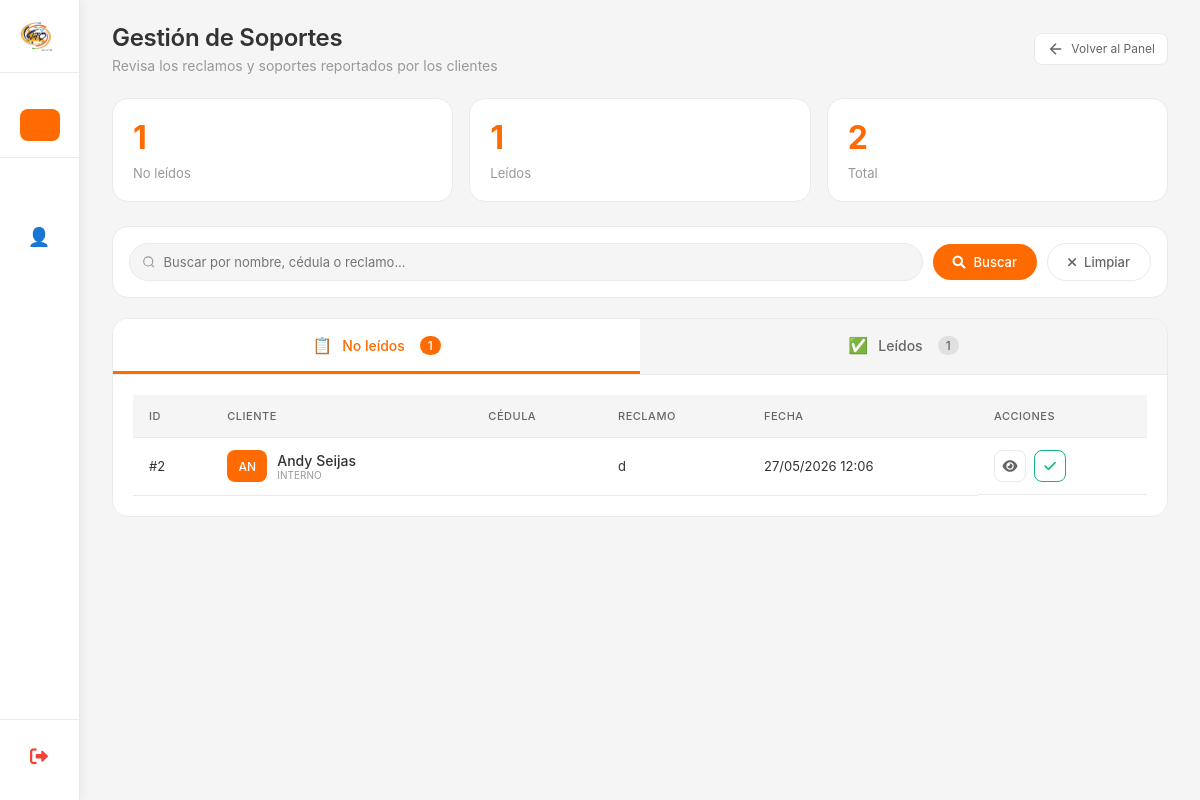
Page /gestion-soportes/cliente/ on the committed database.
### myapp/models.py (models this page shows, shortened)
class SoporteCliente(models.Model):
    class EstadoSoporte(models.TextChoices):
        NO_LEIDO = 'NO_LEIDO', 'No leído'
        LEIDO = 'LEIDO', 'Leído'
    contrato = models.ForeignKey(
        'ContratoCliente',
        on_delete=models.CASCADE,
        null=True,
        blank=True,
        related_name='soportes_cliente',
        verbose_name="Contrato del cliente"
    )
    cliente_externo = models.ForeignKey(
        'ClienteExterno',
        on_delete=models.CASCADE,
        null=True,
        blank=True,
        related_name='soportes_cliente',
        verbose_name="Cliente externo"
    )
    tipo_cliente = models.CharField(
        max_length=10,
        choices=[('INTERNO', 'Cliente con contrato'), ('EXTERNO', 'Cliente externo')],
        verbose_name="Tipo de cliente"
    )
    reclamo = models.TextField(
        max_length=1000,
        verbose_name="Reclamo"
    )
    observacion = models.TextField(
        max_length=500,
        blank=True,
        null=True,
        verbose_name="Observaciones"
    )
    foto = models.ImageField(
        upload_to='soportes_clientes/%Y/%m/',
        blank=True,
        null=True,
        verbose_name="Foto"
    )
    estado = models.CharField(
        max_length=20,
        choices=EstadoSoporte.choices,
        default=EstadoSoporte.NO_LEIDO,
        verbose_name="Estado",
        db_index=True
    )
    fecha_leido = models.DateTimeField(
        null=True,
        blank=True,
        verbose_name="Fecha de lectura",
        help_text="Fecha y hora en que el soporte fue leído por primera vez por el personal"
    )
    fecha_creacion = models.DateTimeField(auto_now_add=True)
    creado_por = models.ForeignKey(
        User,
        on_delete=models.SET_NULL,
        null=True,
        blank=True,
        related_name='soportes_cliente_creados',
        verbose_name="Creado por"
    )
    class Meta:
        verbose_name = "Soporte a Cliente"
        verbose_name_plural = "Soportes a Clientes"
        ordering = ['-fecha_creacion']
        indexes = [
            models.Index(fields=['estado']),
            models.Index(fields=['fecha_leido']),
            models.Index(fields=['fecha_creacion']),
        ]
    @property
    def nombre_cliente(self):
        if self.contrato:
            return self.contrato.nombre_completo
        elif self.cliente_externo:
            return self.cliente_externo.nombre_completo
        return "N/A"

class ContratoCliente(models.Model):
    class SimplePlusChoices(models.TextChoices):
        SI = 'SI', 'Sí'
        NO = 'NO', 'No'
    class EstadoContrato(models.TextChoices):
        EN_PROCESO = 'EN_PROCESO', 'En Proceso'
        COMPLETADO = 'COMPLETADO', 'Completado'
        NO_COMPLETADO = 'NO_COMPLETADO', 'No Completado'
        RENUNCIADO = 'RENUNCIADO', 'Renunciado'
    cliente_potencial = models.ForeignKey('ClientePotencial',on_delete=models.CASCADE,related_name='contratos',verbose_name="Cliente Potencial")
    otro_telefono = models.CharField(max_length=20,verbose_name="Otro Teléfono",blank=True,null=True,help_text="Teléfono adicional de contacto")
    correo_electronico = models.EmailField(verbose_name="Correo Electrónico",max_length=254,unique=True)
    direccion_detallada = models.TextField(max_length=500,verbose_name="Dirección Detallada",help_text="Calle, avenida, urbanización, casa/edificio, piso, apartamento")
    fecha_nacimiento = models.DateField(verbose_name="Fecha de Nacimiento")
    plan_contratado = models.ForeignKey(Plan,on_delete=models.PROTECT,related_name='contratos',verbose_name="Plan a Contratar")
    simple_plus = models.CharField(max_length=2,choices=SimplePlusChoices.choices,default=SimplePlusChoices.NO,verbose_name="Simple Plus",help_text="¿El cliente tiene Simple Plus?")
    modalidad_equipo = models.ForeignKey(ModalidadEquipo,on_delete=models.PROTECT,related_name='contratos',verbose_name="Modalidad del Equipo")
    punto_referencia = models.CharField(max_length=255,verbose_name="Punto de Referencia",help_text="Referencia para encontrar la ubicación")
    tipo_vivienda = models.ForeignKey(TipoVivienda,on_delete=models.PROTECT,related_name='contratos',verbose_name="Tipo de Vivienda")
    numero_casa = models.CharField(max_length=50,verbose_name="Número de Casa/Edificio",help_text="Número de la casa, edificio, apartamento")
    latitud = models.FloatField(verbose_name="Latitud",blank=True, null=True,help_text="Coordenada de la ubicación del cliente")
    longitud = models.FloatField(verbose_name="Longitud",blank=True, null=True, help_text="Coordenada de la ubicación del cliente")
    cashea = models.BooleanField(
        default=False,
        verbose_name="Cashea o pago de modem completo"
    )
    numero_pago_movil = models.CharField(blank=True, null=True,max_length=20,verbose_name="Número de Pago Móvil",help_text="Número de teléfono donde se realizó el pago")
    foto_pago = models.ImageField(blank=True, null=True,upload_to='pagos/',verbose_name="Foto del Pago",help_text="Captura de pantalla o foto del comprobante de pago")
    red = models.ForeignKey(Red,on_delete=models.PROTECT,related_name='contratos',verbose_name="Red")
    ods = models.CharField(max_length=50,verbose_name="ODS",blank=True,null=True,help_text="Orden de Servicio (solo administrador)")
    customer_id = models.CharField(max_length=50,verbose_name="Customer ID",blank=True,null=True,help_text="ID del cliente en el sistema (solo administrador)")
    atr = models.CharField(default="*VTC Conexiones",max_length=50,verbose_name="ATR",blank=True,null=True,help_text="ATR")
    estado = models.CharField(max_length=15,choices=EstadoContrato.choices,default=EstadoContrato.EN_PROCESO,verbose_name="Estado del Contrato")
    creado_por = models.ForeignKey(User,on_delete=models.SET_NULL,null=True,blank=True,related_name='contratos_creados',verbose_name="Creado por")
    fecha_creacion = models.DateTimeField(
        verbose_name="Fecha de creación",
    )
    fecha_actualizacion = models.DateTimeField(
        auto_now=True,
        verbose_name="Última actualización"
    )
    fecha_completado = models.DateTimeField(
        null=True,
        blank=True,
        verbose_name="Fecha de completado",
        help_text="Fecha y hora en que el contrato cambió a COMPLETADO por primera vez"
    )
    class Meta:
        verbose_name = "Contrato de Cliente"
        verbose_name_plural = "Contratos de Clientes"
        ordering = ['-fecha_creacion']
        indexes = [
            models.Index(fields=['estado']),
            models.Index(fields=['fecha_creacion']),
            models.Index(fields=['correo_electronico']),
        ]
    @property
    def nombre_completo(self):
        return self.cliente_potencial.nombre_completo

class ClientePotencial(models.Model):
    class InteresadoChoices(models.TextChoices):
        SI = 'SI', 'Sí'
        TAL_VEZ = 'TAL_VEZ', 'Tal vez'
        NO = 'NO', 'No'
    cedula = models.CharField(max_length=15,verbose_name="Cédula de Identidad",unique=True,  help_text="Ej: V-12345678, E-87654321",db_index=True)
    nombre = models.CharField(max_length=100,verbose_name="Nombre")
    apellido = models.CharField(max_length=100,verbose_name="Apellido")
    direccion = models.TextField(max_length=255,verbose_name="Dirección",blank=True,null=True)
    telefono = models.CharField(max_length=20, verbose_name="Teléfono",help_text="Ej: +58 412-1234567")
    posee_internet = models.BooleanField(default=False,verbose_name="¿Posee internet?", help_text="Marcar si ya tiene servicio de internet")
    interesado = models.CharField(max_length=10,choices=InteresadoChoices.choices,default=InteresadoChoices.TAL_VEZ,verbose_name="Nivel de interés")
    observacion = models.TextField(max_length=500,verbose_name="Observaciones",blank=True,null=True,help_text="Notas adicionales sobre el cliente")
    fecha_registro = models.DateField( default=datetime.date.today, verbose_name="Fecha de registro",help_text="Fecha en que se registró el cliente")
    creado_por = models.ForeignKey(User,on_delete=models.SET_NULL,  null=True,blank=True,related_name='clientes_potenciales_creados', verbose_name="Creado por",help_text="Usuario que registró este cliente")
    fecha_creacion = models.DateTimeField(auto_now_add=True,verbose_name="Fecha de creación en sistema")
    fecha_actualizacion = models.DateTimeField(auto_now=True,verbose_name="Última actualización")
    class Meta:
        verbose_name = "Cliente Potencial"
        verbose_name_plural = "Clientes Potenciales"
        ordering = ['-fecha_creacion']  # Ordenar por más recientes primero
    @property
    def nombre_completo(self):
        return f"{self.nombre} {self.apellido}".strip()

### myapp/views_validacion_soporte.py (the view, shortened to what this page needs)
# urls.py: path('gestion-soportes/cliente/', gestion_soportes_cliente, name='gestion_soportes_cliente'),
def gestion_soportes_cliente(request):
    busqueda = request.GET.get('busqueda', '')
    tab_activa = request.GET.get('tab', 'no_leidos')
    page_no_leidos = request.GET.get('page_no_leidos', 1)
    page_leidos = request.GET.get('page_leidos', 1)
    soportes_no_leidos = SoporteCliente.objects.filter(
        estado='NO_LEIDO'
    ).select_related('contrato__cliente_potencial', 'cliente_externo').order_by('-fecha_creacion')
    soportes_leidos = SoporteCliente.objects.filter(
        estado='LEIDO'
    ).select_related('contrato__cliente_potencial', 'cliente_externo').order_by('-fecha_creacion')
    paginator_no_leidos = Paginator(soportes_no_leidos, 15)
    paginator_leidos = Paginator(soportes_leidos, 15)
    try:
        soportes_no_leidos_page = paginator_no_leidos.page(page_no_leidos)
    except (PageNotAnInteger, EmptyPage):
        soportes_no_leidos_page = paginator_no_leidos.page(1)
    try:
        soportes_leidos_page = paginator_leidos.page(page_leidos)
    except (PageNotAnInteger, EmptyPage):
        soportes_leidos_page = paginator_leidos.page(1)
    stats = {
        'no_leidos': SoporteCliente.objects.filter(estado='NO_LEIDO').count(),
        'leidos': SoporteCliente.objects.filter(estado='LEIDO').count(),
        'total': SoporteCliente.objects.all().count(),
    }
    context = {
        'soportes_no_leidos': soportes_no_leidos_page,
        'soportes_leidos': soportes_leidos_page,
        'stats': stats,
        'busqueda': busqueda,
        'tab_activa': tab_activa,
    }
    return render(request, 'Admin/validacion_soporte.html', context)

### myapp/context_processors.py (called while the page is built)
def zona_horaria_venezuela(request):
    timezone.activate(pytz.timezone('America/Caracas'))
    return {}

### myapp/templates/Admin/validacion_soporte.html (shortened to what this page needs)
{% extends 'Inicio_De_Sesion/base.html' %}
{% load static %}
{% block page_title %}Gestión de Soportes{% endblock %}
{% block page_subtitle %}Revisa los reclamos y soportes reportados por los clientes{% endblock %}
{% block header_actions %}
<a href="{% url 'panel_administrativo' %}" class="btn-secondary">
    <svg width="18" height="18" viewBox="0 0 24 24" fill="none" stroke="currentColor" stroke-width="2">
        <path d="M19 12H5M12 19l-7-7 7-7"/>
    </svg>
    Volver al Panel
</a>
{% endblock %}
{% block content %}
<div class="stats-grid">
    <div class="stat-card">
        <div class="stat-value">{{ stats.no_leidos }}</div>
        <div class="stat-label">No leídos</div>
    </div>
    <div class="stat-card">
        <div class="stat-value">{{ stats.leidos }}</div>
        <div class="stat-label">Leídos</div>
    </div>
    <div class="stat-card">
        <div class="stat-value">{{ stats.total }}</div>
        <div class="stat-label">Total</div>
    </div>
</div>
<div class="filters-container">
    <div class="filters-grid">
        <div class="search-box">
            <svg width="14" height="14" viewBox="0 0 24 24" fill="none" stroke="#999" stroke-width="2">
                <circle cx="11" cy="11" r="8"/>
                <path d="M21 21l-4.35-4.35"/>
            </svg>
            <input type="text" placeholder="Buscar por nombre, cédula o reclamo..."
                   id="searchInput" value="{{ busqueda }}">
        </div>
        <button class="btn-search" onclick="aplicarFiltros()">
            <i class="fas fa-search"></i> Buscar
        </button>
        <button class="btn-clear" onclick="limpiarFiltros()">
            <i class="fas fa-times"></i> Limpiar
        </button>
    </div>
</div>
<div class="tabs-container">
    <div class="tabs-header">
        <button class="tab-btn {% if tab_activa == 'no_leidos' or not tab_activa %}active{% endif %}" onclick="cambiarTab('no_leidos')">
            <span class="tab-icon">📋</span>
            No leídos
            <span class="tab-count">{{ stats.no_leidos }}</span>
        </button>
        <button class="tab-btn {% if tab_activa == 'leidos' %}active{% endif %}" onclick="cambiarTab('leidos')">
            <span class="tab-icon">✅</span>
            Leídos
            <span class="tab-count">{{ stats.leidos }}</span>
        </button>
    </div>
    <div id="tab-no_leidos" class="tab-content {% if tab_activa == 'no_leidos' or not tab_activa %}active{% endif %}">
        <div class="table-container">
            <table class="table">
                <thead>
                    <tr>
                        <th>ID</th>
                        <th>Cliente</th>
                        <th>Cédula</th>
                        <th>Reclamo</th>
                        <th>Fecha</th>
                        <th>Acciones</th>
                    </tr>
                </thead>
                <tbody>
                    {% for soporte in soportes_no_leidos %}
                    <tr>
                        <td>#{{ soporte.id }}</td>
                        <td>
                            <div class="user-cell">
                                <span class="user-avatar">{{ soporte.nombre_cliente|slice:":2"|upper }}</span>
                                <div>
                                    <div class="user-name">{{ soporte.nombre_cliente }}</div>
                                    <div style="font-size: 10px; color: #999;">{{ soporte.tipo_cliente }}</div>
                                </div>
                            </div>
                        </td>
                        <td>{{ soporte.cedula_cliente }}</td>
                        <td class="reclamo-preview">{{ soporte.reclamo|truncatechars:50 }}</td>
                        <td>{{ soporte.fecha_creacion|date:"d/m/Y H:i" }}</td>
                        <td class="actions-cell">
                            <button class="action-btn" onclick="verDetalleSoporte({{ soporte.id }})" title="Ver detalles">
                                <i class="fas fa-eye"></i>
                            </button>
                            <button class="action-btn read" onclick="marcarComoLeido({{ soporte.id }})" title="Marcar como leído">
                                <i class="fas fa-check"></i>
                            </button>
                        </td>
                    </tr>
                    {% endfor %}
                </tbody>
            </table>
        </div>
    </div>
</div>
{% endblock %}

### myapp/templates/Inicio_De_Sesion/base.html (style rules this page uses)
* { margin: 0; padding: 0; box-sizing: border-box; font-family: 'Inter', -apple-system, BlinkMacSystemFont, sans-serif; }
:root { --orange: #ff6b00; --orange-light: #fff2e6; --gray-bg: #f5f5f5; --gray-border: #eaeaea; --gray-text: #999; --dark-text: #333; --sidebar-width: 80px; --sidebar-expanded: 250px; --transition: all 0.3s cubic-bezier(0.4, 0, 0.2, 1); }
html, body { margin: 0; padding: 0; height: 100%; width: 100%; background: var(--gray-bg); overflow: hidden; position: relative; }
.user-avatar { min-width: 40px; width: 40px; height: 40px; background: var(--orange); border-radius: 8px; display: flex; align-items: center; justify-content: center; color: white; font-weight: 500; font-size: 16px; flex-shrink: 0; transition: var(--transition); }
.user-name { font-weight: 500; font-size: 14px; color: var(--dark-text); white-space: nowrap; overflow: hidden; text-overflow: ellipsis; }

### rows in the picture
SoporteCliente: id "2", nombre_cliente "AN", nombre_cliente "Andy Seijas", tipo_cliente "INTERNO", reclamo "d", fecha_creacion "27/05/2026 12:06"

### other values in the picture
{{ stats.no_leidos }} "1"
{{ stats.leidos }} "1"
{{ stats.total }} "2"
